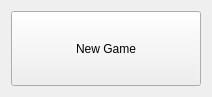
<?xml version="1.0" encoding="UTF-8"?>
<ui version="4.0">
 <class>Button</class>
 <widget class="QWidget" name="Button">
  <property name="geometry">
   <rect>
    <x>0</x>
    <y>0</y>
    <width>212</width>
    <height>87</height>
   </rect>
  </property>
  <property name="windowTitle">
   <string>Form</string>
  </property>
  <layout class="QGridLayout" name="gridLayout">
   <item row="0" column="0">
    <widget class="QPushButton" name="pushButton">
     <property name="minimumSize">
      <size>
       <width>0</width>
       <height>75</height>
      </size>
     </property>
     <property name="text">
      <string>New Game</string>
     </property>
    </widget>
   </item>
  </layout>
 </widget>
 <resources/>
 <connections/>
</ui>
